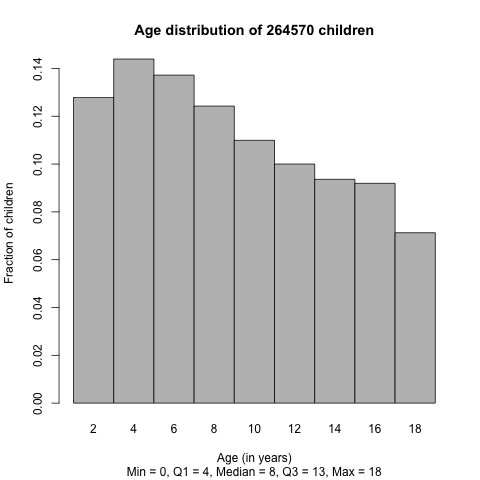

Write the R code that produced this figure.
customHistogram <- function(histogram, mainTitle, xLabel,
                            yLabel, fiveNumberSummary)
{
  #If there are n bars in the histogram, then 
  #histogram$breaks is an array of (n+1) points, including
  #the start-point of first bucket and last point of last bucket.
  #histogram$counts is an array of n numbers.
  nBars <- length(histogram$counts);
  totalFreq <- sum(histogram$counts);
  heights <- histogram$counts/totalFreq;
  widths <- c();
  barLabels <- c();
  width <- histogram$mids[2] - histogram$mids[1];
  #cat(paste("nBars = ", nBars, "\n"));
  for (i in 1:nBars)
  {
    widths[i] <- width;
    barLabels[i] <- as.character(histogram$breaks[i+1]);
  }
  subTitle <- paste("Min = ", fiveNumberSummary[1],
                    ", Q1 = ", fiveNumberSummary[2],
                    ", Median = ", fiveNumberSummary[3],
                    ", Q3 = ", fiveNumberSummary[4],
                    ", Max = ", fiveNumberSummary[5], sep = "");
  barplot(height = heights, width = widths, xlim = c(0, max(histogram$breaks)),
          beside = TRUE, horiz = FALSE, main = mainTitle, xlab = xLabel,
          ylab = yLabel, space = 0, axisnames = TRUE, names.arg = barLabels, 
          sub = subTitle
          );
}

age_distribution <- function()
{
  library(RPostgreSQL);
  con <- dbConnect(PostgreSQL(), user="indcs", host="sandbox.in.mycasebook.org", port="5432",dbname="casebook2_sandbox");
  png("age_distribution.png");
  statement <- paste("select people.id,", 
    "extract(year from age(fn_get_date_first_assessment(people.id),", 
              "people.date_of_birth))", 
                     " from people, allegations",
                     " where allegations.victim_id = people.id",
                     " and people.date_of_birth is not NULL",
                     " and fn_get_date_first_assessment(people.id) is not NULL",
  " and extract(year from age(fn_get_date_first_assessment(people.id), ",
  " people.date_of_birth)) <= 18",
                       sep = "");
  #str(statement);
  res <- dbSendQuery(con, statement);
  data <- fetch(res, n = -1);
  #edges <- c(0, 3, 6, 9, 12, 15, 18);
  edges <- c(0, 2, 4, 6, 8, 10, 12, 14, 16, 18);
  histogram <- hist(data[,2], breaks = edges, plot = FALSE);
  #require(utils);
  #str(histogram);
  customHistogram(histogram = histogram, 
         mainTitle = paste("Age distribution of", 
                           nrow(data), "children", sep = " "),
         xLabel = "Age (in years)", yLabel = "Fraction of children",
         fivenum(data[,2]));
  dbDisconnect(con);
  dev.off();
}

